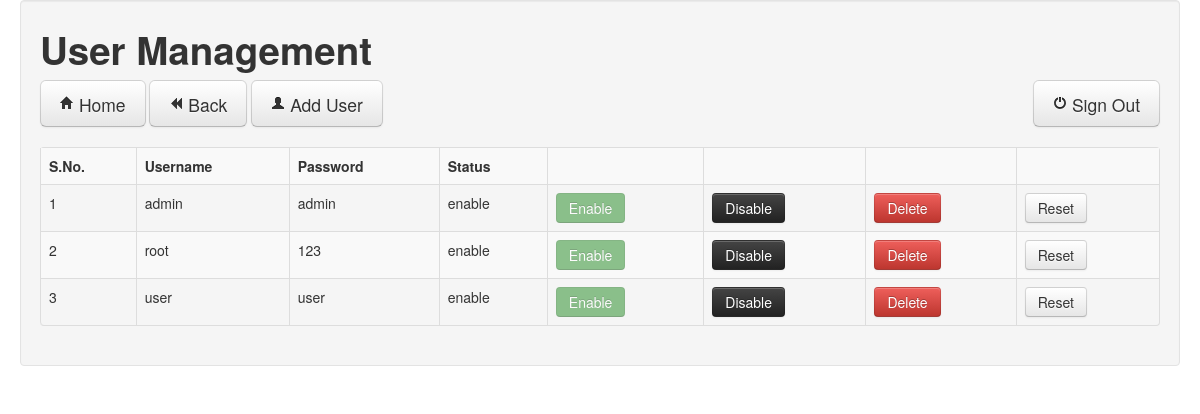
Page /adminUserManage.php (signed in) on the committed database.
### tables this page shows
CREATE TABLE IF NOT EXISTS `usr_mgmnt` (
  `user_id` int(10) NOT NULL AUTO_INCREMENT,
  `username` varchar(255) NOT NULL,
  `password` varchar(255) NOT NULL,
  `user_status` varchar(10) DEFAULT 'disable',
  `role` int(2) NOT NULL DEFAULT '0',
  `userid` int(11) NULL,
  `status` varchar(255) NULL,
  `last_time` timestamp NOT NULL DEFAULT CURRENT_TIMESTAMP,
  PRIMARY KEY (`user_id`)
);

### adminUserManage.php (the view, shortened to what this page needs)
<?php require_once('Connections/online_order.php'); ?>
<?php
$logoutAction = $_SERVER['PHP_SELF']."?doLogout=true";
?>
<?php
$query_rsUsers = "SELECT * FROM usr_mgmnt";
$rsUsers = mysql_query($query_rsUsers, $online_order) or die(mysql_error());
$row_rsUsers = mysql_fetch_assoc($rsUsers);
?>
<!DOCTYPE html>
<html>
<head>
  <link href="css/bootstrap.min.css" rel="stylesheet" media="screen">
    </head>
    <body>
      <div class="container-fluid">
        <div class="row-fluid">
            <div class="well">
              <h1>User Management</h1>
<a href="adminHome.php" class="btn btn-large" type="button"><i class="icon-home"> </i> Home</a>
<a href="adminHome.php" class="btn btn-large" type="button"><i class="icon-backward"> </i> Back</a>
              <a href="adminAddUser.php">
              <button class="btn btn-large" type="button"><i class="icon-user"> </i>  Add User</button>
              </a>
      <a href="<?php echo $logoutAction ?>">
      <button class="btn btn-large pull-right" type="button"><i class="icon-off"> </i>  Sign Out</button>
      </a> <br><br>
              <table class="table table-striped table-bordered">
              <tr>
                <th>S.No.</th>
                <th>Username</th>
                <th>Password</th>
                <th>Status</th>
                <th></th>
                <th></th>
                <th></th>
                <th></th>
              </tr>
              <?php $i = 1; do { ?>
  <tr>
    <td><?php echo $i; ?></td>
    <td><?php echo $row_rsUsers['username']; ?></td>
    <td><?php echo $row_rsUsers['password']; ?></td>
    <td><?php echo $row_rsUsers['status']; ?></td>
    <td>
      <a href="adminEnableDisable.php?url_user_status=enable&url_status=<?php echo $row_rsUsers['status']; ?>&userID=<?php echo $row_rsUsers['userid'];?>">
      <button class="btn btn-success
      <?php if ($row_rsUsers['user_status']=='enable') {
        echo 'disabled';
      } ?>
      " type="button">Enable</button>
      </a>    </td>
    <td>
      <a href="adminEnableDisable.php?url_user_status=disable&url_status=<?php echo $row_rsUsers['status']; ?>&userID=<?php echo $row_rsUsers['userid'];?>">
      <button class="btn btn-inverse
      <?php if ($row_rsUsers['user_status']=='disable') {
        echo 'disabled';
      } ?>
      " type="button">Disable</button>
      </a>    </td>
    <td><a href="delete.php?statusID=<?php echo $row_rsUsers['status']; ?>&userID=<?php echo $row_rsUsers['userid'];?>">
      <button class="btn btn-danger" type="button">Delete</button>
    </a></td>
    <td><a href="adminEditUser.php?statusID=<?php echo $row_rsUsers['status']; ?>&userID=<?php echo $row_rsUsers['userid'];?>">
      <button class="btn btn-reset" type="button">Reset</button>
    </a></td>
  </tr>
  <?php $i++;} while ($row_rsUsers = mysql_fetch_assoc($rsUsers)); ?>
              </table>
          </div>
        </div>
      </div>
    </body>
    </html>

### rows in the picture
usr_mgmnt: username "admin", password "admin", status "enable"
usr_mgmnt: username "root", password "123", status "enable"
usr_mgmnt: username "user", password "user", status "enable"
